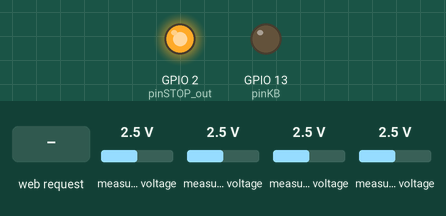
This sketch was run on a simulated ESP8266 (NodeMCU). Shown: output pins drawn as LEDs (lit = HIGH). The test bench sets the inputs (shaded band); at power-on: measured voltage 2.5 V. WiFi joins after 1.5 s; servers stay silent unless stated; uploads are accepted with an empty reply; what the sketch prints to the serial monitor is not drawn.

Above: at 3.7 s.
3.8 s: HTTP request GET /KBactive received
At 5.2 s:
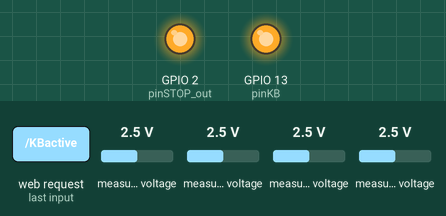
5.5 s: HTTP request GET /STOPactive received
At 6.7 s:
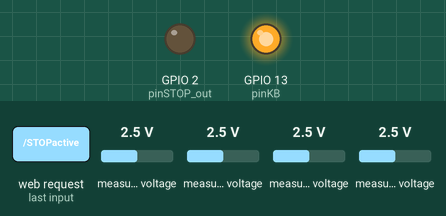
10.5 s: HTTP request GET /KBinactive received
At 11.7 s:
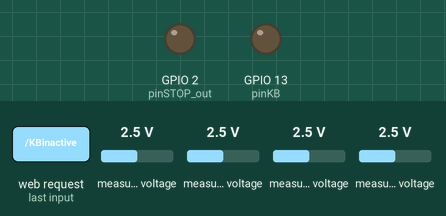
12.0 s: HTTP request GET /STOPinactive received
At 13.3 s:
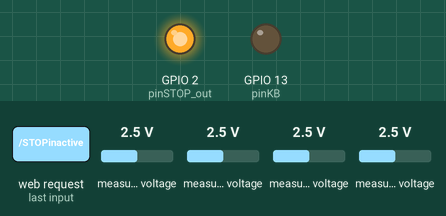
Timing chart, 0 to 14.8 s (numbered marks = the images above; inputs shaded):
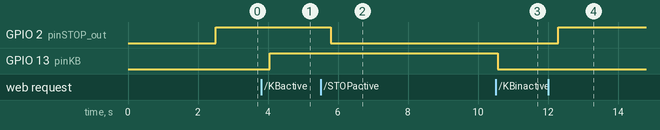

The sketch:

NodeMCU_code.ino
```cpp
//in case of using Platformio or other which are not Arduino IDE --> #include <Arduino.h>
//for ESP8266
#include <ESP8266WiFi.h>
#include <ESP8266HTTPClient.h> //for the HTTP requests like GET or POST, with ESP8266 being client
#include <ESP8266WebServer.h> //for dealing with ESP8266 as a server

#include <SoftwareSerial.h> //for software serial communication Arduino-NodeMCU. CANNOT TRANSMIT AND RECEIVE SIMULTANEOUSLY

//Libraries for I2C, which we use for ADC transmission
#include <Wire.h>
#include <Adafruit_ADS1X15.h>

//ADC
Adafruit_ADS1115 adc; //object of the class for the ADC.ADDR connected to GND (0x48)
bool adc_begin;

const int loop_wait = 200; //ms of wait between loop iterations. 200 used to work

//SW SERIAL
SoftwareSerial swSerial(12,14); //communication SW serial Arduino-NodeMCU. 12(D6)=RXnode=TXard(3); 14(D5)=TXnode=RXard(2)


//HTTP REQUESTS
const char* ssid = "ssidName"; //WiFi network. const char* is the same as const char *ssid, a pointer to char variable
const char* password = "ssidPass"; //WiFi password

const char* host = "http://192.168.1.49/IoT/fromArduino.php";

//Port where ESP8266 will listen
ESP8266WebServer ESPserver(5000); //default:80.use 5000 to avoid issues,as defined in port forwarding.But when clicking the button, a warning window will appear

//SENSORS. PINMODE --> GPIO number, no D1,D2...
const int pinCURRENT = 0; //pin of ADS1115 for sensor of current. Notation used in readADC_SingleEnded()
const int pinTEMP = 2; //pin of ADS1115 for temperature sensor. Notation used in readADC_SingleEnded()
const int pinHUM = 1; //pin of ADS1115 for humidity sensor. Notation used in readADC_SingleEnded()
const int pinSTOP_out = 2; //pin D4 GPIO2 for STOP relay managed from web
const int pinKB = 13; //pin D7 GPIO13 for KB, managed from web
const int pinSTOP = 3; //pin of ADS1115 for emergency stop button activated in the test site

const float adc_res = 0.125;
const float sensitivity_Current = adc_res*300/33;//Fluke i30 sensitivity current/ADC resolution = (30000mA/3000mV)*(3000mV/3300mV)*0.125mV/bitADC
const int offset_Current = 0;//offset current given in mA
const int offset_OAc = 0; //offset current due to operational amplifier, given in bits
float current = 0; //mA
const float sensitivity_Temp = adc_res*5/313; //sensitivity temp/ADC resolution = ((50-(0))/10000mV)*(10000mV/3130mV)*0.125mV/bitADC
const int offset_Temp = 0; //offset temperature due to sensor
const int offset_OAt = 0; //-3600.offset temperature due to operational amplifier, given in bits
float temperature = 0;
const float sensitivity_Hum = adc_res*9/313; //sensitivity hum/ADC resolution = (90/10000mV)*(10000mV/3300mV)*0.125mV/bitADC
const int offset_Hum = 5; //offset humidity due to sensor
const int offset_OAh = 0; //-3456 offset humidity due to operational amplifier, given in bits
unsigned int humidity = 0;
int EmergencyStop_active = LOW; //signal from Emergency Stop button
//raw values ADC
int16_t rawT = 0;
int16_t rawH = 0;
int16_t rawC = 0;
int16_t rawE = 0;
const float sensitivity_Em = adc_res/1000;

bool addCycle = false; //true if new cycle. the number of cycles is stored in database. bool size=1 byte; int size = 2 bytes (if I wanted to use 1 or 0 instead of true or false)
float duration_cycle = 0.0; //duration of the current cycle in seconds.
bool encoder_lost = false; //if encoder reading makes no sense (encoder error, either due to the sensor or to wrong reading because of too slow sampling, etc)
int current_position = 0; //positioning/speed will start when position==0. SHOULD BE SIGNED IF THE POSITIONING SYSTEM IS CORRECT
float current_speed = 0.0;

bool outKB = false; //used in manageOutputs
bool outSTOP = false;

//used for reading SWserial
const byte maxBuffer = 64; //64 bytes max?
bool message_begun = false;
bool message_finished = false;
char currentMessage[maxBuffer]; //avoid using String in Arduino
char tempMessage[maxBuffer];
const char startMarker = '<';
const char endMarker = '>';
char currentChar;
byte posChar = 0;
char * strtok_indexPointer; // this is used by strtok() as an index
bool swserial_available = false;
const unsigned int limit_ArdNode = 1000; //limit Arduino-Node communication; better const byte = 250 (ms, byte up to 255) ?
unsigned int time_ArdNode = 0;
bool ack_Ard = false;

int arduino_iteration = 0;

/*********************************************************************************************************************************************************************************/

void setup() {
  delay(10);
  Serial.begin(115200); //serial port (real port)
  // Using the lowest possible data rate to reduce error ratio
  swSerial.begin(4800); //put the same in Arduino.9600 used to work in tests. 4800 when using JSON.
  pinMode(pinSTOP, INPUT); //configuration digital input
  pinMode(pinSTOP_out, OUTPUT); //configuration digital output
  pinMode(pinKB, OUTPUT); //configuration digital output

  adc.setGain(GAIN_ONE); //15 bits ADS1115.Critical:current.GAIN_ONE=(4.096/2^15)*sensitCurrent = 0.125mV*20A/20000mV=0.125 mA
  adc_begin = adc.begin(0x48);//start ADS1115.  //adc_begin = adc.begin()
  delay(1);

  WiFi.mode(WIFI_OFF);        //Prevents reconnection issue (taking too long to connect)
  delay(1000);
  WiFi.mode(WIFI_STA);        //This line hides the viewing of ESP as wifi hotspot

  //Serial.println();
  WiFi.begin(ssid, password);
  while (WiFi.status() != WL_CONNECTED) { //I can improve it with a time limit
    delay(500);
  }

  //define the responses from the server according to the path received
  ESPserver.on("/KBactive", activeKB); //when the ESP receives request with pressKB on the root, the server will trigger activeKB
  ESPserver.on("/KBinactive", inactiveKB);
  ESPserver.on("/STOPactive", activeSTOP);//active on LOW! because GPIO2 (D4) needs to be HIGH during boot (there is a pull-up)
  ESPserver.on("/STOPinactive", inactiveSTOP);

  //start ESP8266 as server
  ESPserver.begin();
  manageOutputs(pinSTOP_out, pinKB, false, false); //activating another emergency stop and KB from website

}
/******************************************************************************************************************************************************************************************/

void loop() {
  if (WiFi.status() == WL_CONNECTED) { //if connection is lost, ESP will reconnect to last used access point by Wi-Fi library

    //ESP8266 AS CLIENT,STARTING CONNECTION TO SEND DATA
    readPositionSpeed();//read position, speed, cycle duration, new cycle, encoder lost (error)
    readAnalogue(pinCURRENT, pinTEMP, pinHUM, pinSTOP); //reading current sensors and input stop

    //data to be sent. DO NOT USE '?'in front,it seems http.POST already takes it into account
    String data = "T=" + String(temperature) + "&H=" + String(humidity) + "&C=" + String(current) + "&P=" + String(current_position) + "&S=" + String(current_speed);
    data += "&D=" + String(duration_cycle) + "&A=" + String(addCycle) + "&E=" + String(EmergencyStop_active) + "&EL=" + String(encoder_lost);
    Serial.print("data post:");
    Serial.println(data);

    HTTPClient http; //invoking the library. object of class HTTPClient to create and send HTTP requests
    http.begin(host);
    http.addHeader("Content-Type", "application/x-www-form-urlencoded"); //Specify content-type header
    int code_post = http.POST(data); //POST request, which returns a code

    if (code_post > 0) {
      String response = http.getString();
    }

    http.end(); //release resources

    //ESP8266 AS SERVER,AS WEBSITE STARTS COMMUNICATION
    ESPserver.handleClient(); //handling the incoming requests
  }

  delay(loop_wait);
}
/*************************************************************************************************************************************************************************************/

//SENSORS RELATED FUNCTIONS
void readPositionSpeed() {
  posChar = 0;
  message_begun = false;
  message_finished = false;
  ack_Ard = false;
  //check transmission from Arduino
  if (swSerial.available()>0) {
    time_ArdNode = millis(); //time start
    swserial_available = true;
    Serial.println("swserial IS available: ");
    Serial.println(swSerial.available());
    //allowing Arduino to send
    swSerial.print('S');//yes
    Serial.println("ok sent to Arduino");
    //WAITING RESPONSE ACK FROM ARDUINO
    while ((swSerial.available()>0)&&(ack_Ard == false)&&((millis()-time_ArdNode)<limit_ArdNode)){
      if (swSerial.read()=='Y'){
        ack_Ard = true;
        Serial.print("Y received from Arduino");
      }
    }
    if (ack_Ard == true) { //ready to read after ok from Arduino
      while ((swSerial.available()>0)&&(message_finished == false)&&((millis()-time_ArdNode)<limit_ArdNode)){
        currentChar = swSerial.read();
        Serial.print("currentChar: ");
        Serial.println(currentChar);
        if (message_begun == true){ //message starts with <,see else if.But it could be that there is a z in the middle of a message, so message_begun==true has priority over currentChar==startMarker
          if (currentChar != endMarker) {
            currentMessage[posChar] = currentChar;
            posChar++;
            if (posChar>=maxBuffer){ //undesired situation in which we get to the last char without end marker '>'
              message_begun = false; //if we want to consider it as an invalid message, exit function with a return
              //ALREADY IN FIRST LINES OF THE FUNCTION posChar = 0;
              return;
            }
          }
          else { //end marker
            currentMessage[posChar] = '\0'; //finish the string
            strcpy(tempMessage, currentMessage);// this temporary copy is necessary to protect the original data because strtok() replaces the commas with \0
            message_finished = true;
            message_begun = false;
            //ALREADY IN FIRST LINES OF THE FUNCTION posChar = 0;
            //in order to process the values for the HTTP POST request, we need to tokenize
            strtok_indexPointer = strtok(tempMessage,";"); // get everything until first ';', that is, current_position
            current_position = atoi(strtok_indexPointer); //conversion to integer
            strtok_indexPointer = strtok(NULL,";"); // position the pointer where last strtok, that is, from \0. We get the next part: current_speed
            current_speed = atof(strtok_indexPointer); //conversion to float
            strtok_indexPointer = strtok(NULL,";"); // position the pointer where last strtok, that is, from \0. We get the next part: duration_cycle
            duration_cycle = atof(strtok_indexPointer); //conversion to float
            strtok_indexPointer = strtok(NULL,";"); // position the pointer where last strtok, that is, from \0. We get the next part: add_cycle
            addCycle = atoi(strtok_indexPointer);
            strtok_indexPointer = strtok(NULL,";"); // position the pointer where last strtok, that is, from \0. We get the next part: encodder_lost
            encoder_lost = atoi(strtok_indexPointer);

            break;
          }
        }
        else if (currentChar == startMarker) { //a real new message starts
          posChar = 0;
          message_begun = true;
          Serial.println("Message begins");
        }
      }
    }


  }

  else {
    swserial_available = false;
    Serial.println("swserial NOT available: ");
    Serial.println(swSerial.available());
  }
}
/*******************************************************************************************************************************************************************************************/

void readAnalogue(int pinC, int pinT, int pinH, int pinE) {
  if (adc_begin) { //In the past, if ADS1115 is not connected, there is a watchdog timer problem (WDT reset)
    rawC = adc.readADC_SingleEnded(pinC);
    rawH = adc.readADC_SingleEnded(pinH);
    rawT = adc.readADC_SingleEnded(pinT);
    rawE = adc.readADC_SingleEnded(pinE);
    current = (rawC + offset_OAc) * sensitivity_Current + offset_Current; //sensitivity in mA/resolution bits
    temperature = (rawT + offset_OAt) * sensitivity_Temp + offset_Temp ;
    humidity = (rawH + offset_OAh) * sensitivity_Hum + offset_Hum ;
    if ((rawE * sensitivity_Em) > 2.0) {
      EmergencyStop_active = HIGH;
    }
    else {
      EmergencyStop_active = LOW;
    }
  }
  else {
    rawC = -1;
    rawH = -1;
    rawT =-1;
    current = -1; //error
    temperature = -1; //error
    humidity = 101; //error
    adc_begin = adc.begin();//start ADS1115
  }
}

/*******************************************************************************************************************************************************************************************/

void manageOutputs (int pinOut1, int pinOut2, bool out1, bool out2) { //Out1: STOP; Out2:KB
  if (out1 == true) {
    digitalWrite(pinOut1, LOW); //active on LOW! because GPIO2 (D4) needs to be HIGH during boot (there is a pull-up)
  }
  else {
    digitalWrite(pinOut1, HIGH);
  }

  if (out2 == true) {
    digitalWrite(pinOut2, HIGH);
  }
  else {
    digitalWrite(pinOut2, LOW);
  }
}

/*******************************************************************************************************************************************************************************************/

//HTTP RELATED FUNCTIONS
void activeKB() {
  ESPserver.sendHeader("Access-Control-Allow-Origin", "*"); //for the Cross Domain HTTPS-HTTP
  ESPserver.send(200, "text/plain", "active KB"); //just a message from ESP
  outKB = true;
  manageOutputs(pinSTOP_out, pinKB, outSTOP, outKB); //activating another emergency stop and KB from website
}
void inactiveKB() {
  ESPserver.sendHeader("Access-Control-Allow-Origin", "*");
  ESPserver.send(200, "text/plain", "inactive KB");
  outKB = false;
  manageOutputs(pinSTOP_out, pinKB, outSTOP, outKB); //activating another emergency stop and KB from website
}
void activeSTOP() {
  ESPserver.sendHeader("Access-Control-Allow-Origin", "*");
  ESPserver.send(200, "text/plain", "active STOP");
  outSTOP = true;
  manageOutputs(pinSTOP_out, pinKB, outSTOP, outKB); //activating another emergency stop and KB from website
}
void inactiveSTOP() {
  ESPserver.sendHeader("Access-Control-Allow-Origin", "*");
  ESPserver.send(200, "text/plain", "inactive STOP");
  outSTOP = false;
  manageOutputs(pinSTOP_out, pinKB, outSTOP, outKB); //activating another emergency stop and KB from website
}
```

Measured:
- after the input at 3.8 s, GPIO 13 (pinKB): LOW → HIGH after 0.25 s
- after the input at 5.5 s, GPIO 2 (pinSTOP_out): HIGH → LOW after 0.29 s
- after the input at 10.5 s, GPIO 13 (pinKB): HIGH → LOW after 0.06 s
- after the input at 12.0 s, GPIO 2 (pinSTOP_out): LOW → HIGH after 0.30 s
